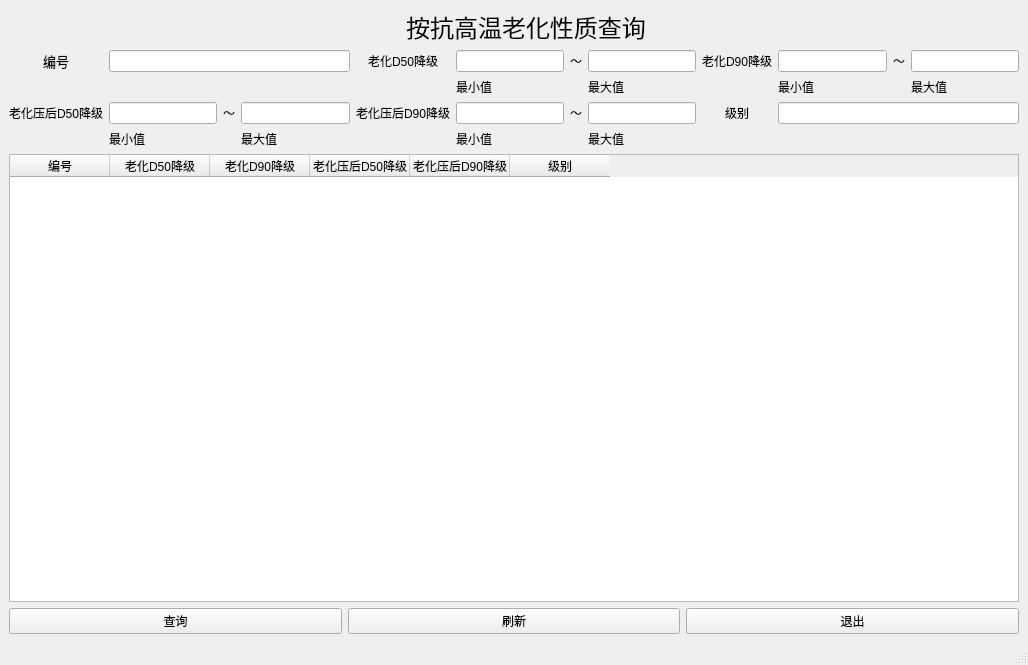
<?xml version="1.0" encoding="UTF-8"?>
<ui version="4.0">
 <class>MainWindow</class>
 <widget class="QMainWindow" name="MainWindow">
  <property name="geometry">
   <rect>
    <x>0</x>
    <y>0</y>
    <width>1028</width>
    <height>665</height>
   </rect>
  </property>
  <property name="windowTitle">
   <string>MainWindow</string>
  </property>
  <widget class="QWidget" name="centralwidget">
   <layout class="QGridLayout" name="gridLayout_2">
    <item row="0" column="0">
     <layout class="QGridLayout" name="gridLayout">
      <item row="0" column="4" colspan="4">
       <widget class="QLabel" name="label">
        <property name="text">
         <string>&lt;html&gt;&lt;head/&gt;&lt;body&gt;&lt;p align=&quot;center&quot;&gt;&lt;span style=&quot; font-size:18pt;&quot;&gt;按抗高温老化性质查询&lt;/span&gt;&lt;/p&gt;&lt;/body&gt;&lt;/html&gt;</string>
        </property>
       </widget>
      </item>
      <item row="1" column="0">
       <widget class="QLabel" name="label_2">
        <property name="text">
         <string>&lt;html&gt;&lt;head/&gt;&lt;body&gt;&lt;p align=&quot;center&quot;&gt;&lt;span style=&quot; font-size:10pt;&quot;&gt;编号&lt;/span&gt;&lt;/p&gt;&lt;/body&gt;&lt;/html&gt;</string>
        </property>
       </widget>
      </item>
      <item row="1" column="1" colspan="3">
       <widget class="QLineEdit" name="inbh"/>
      </item>
      <item row="1" column="4">
       <widget class="QLabel" name="label_7">
        <property name="text">
         <string>&lt;html&gt;&lt;head/&gt;&lt;body&gt;&lt;p align=&quot;center&quot;&gt;老化D50降级&lt;/p&gt;&lt;/body&gt;&lt;/html&gt;</string>
        </property>
       </widget>
      </item>
      <item row="1" column="5">
       <widget class="QLineEdit" name="ingzavg_min"/>
      </item>
      <item row="1" column="6">
       <widget class="QLabel" name="label_19">
        <property name="text">
         <string>～</string>
        </property>
       </widget>
      </item>
      <item row="1" column="7">
       <widget class="QLineEdit" name="ingzavg_max"/>
      </item>
      <item row="1" column="8">
       <widget class="QLabel" name="label_4">
        <property name="text">
         <string>&lt;html&gt;&lt;head/&gt;&lt;body&gt;&lt;p align=&quot;center&quot;&gt;老化D90降级&lt;/p&gt;&lt;/body&gt;&lt;/html&gt;</string>
        </property>
       </widget>
      </item>
      <item row="1" column="9">
       <widget class="QLineEdit" name="inyjavg_min"/>
      </item>
      <item row="1" column="10">
       <widget class="QLabel" name="label_8">
        <property name="text">
         <string>～</string>
        </property>
       </widget>
      </item>
      <item row="1" column="11">
       <widget class="QLineEdit" name="inyjavg_max"/>
      </item>
      <item row="2" column="5">
       <widget class="QLabel" name="label_17">
        <property name="text">
         <string>最小值</string>
        </property>
       </widget>
      </item>
      <item row="2" column="7">
       <widget class="QLabel" name="label_18">
        <property name="text">
         <string>最大值</string>
        </property>
       </widget>
      </item>
      <item row="2" column="9">
       <widget class="QLabel" name="label_9">
        <property name="text">
         <string>最小值</string>
        </property>
       </widget>
      </item>
      <item row="2" column="11">
       <widget class="QLabel" name="label_10">
        <property name="text">
         <string>最大值</string>
        </property>
       </widget>
      </item>
      <item row="3" column="0">
       <widget class="QLabel" name="label_5">
        <property name="text">
         <string>&lt;html&gt;&lt;head/&gt;&lt;body&gt;&lt;p align=&quot;center&quot;&gt;老化压后D50降级&lt;/p&gt;&lt;/body&gt;&lt;/html&gt;</string>
        </property>
       </widget>
      </item>
      <item row="3" column="1">
       <widget class="QLineEdit" name="ingzmax_min"/>
      </item>
      <item row="3" column="2">
       <widget class="QLabel" name="label_13">
        <property name="text">
         <string>～</string>
        </property>
       </widget>
      </item>
      <item row="3" column="3">
       <widget class="QLineEdit" name="ingzmax_max"/>
      </item>
      <item row="3" column="4">
       <widget class="QLabel" name="label_6">
        <property name="text">
         <string>&lt;html&gt;&lt;head/&gt;&lt;body&gt;&lt;p align=&quot;center&quot;&gt;老化压后D90降级&lt;/p&gt;&lt;/body&gt;&lt;/html&gt;</string>
        </property>
       </widget>
      </item>
      <item row="3" column="5">
       <widget class="QLineEdit" name="injymax_min"/>
      </item>
      <item row="3" column="6">
       <widget class="QLabel" name="label_16">
        <property name="text">
         <string>～</string>
        </property>
       </widget>
      </item>
      <item row="3" column="7">
       <widget class="QLineEdit" name="inyjmax_max"/>
      </item>
      <item row="3" column="8">
       <widget class="QLabel" name="label_3">
        <property name="text">
         <string>&lt;html&gt;&lt;head/&gt;&lt;body&gt;&lt;p align=&quot;center&quot;&gt;级别&lt;/p&gt;&lt;/body&gt;&lt;/html&gt;</string>
        </property>
       </widget>
      </item>
      <item row="3" column="9" colspan="3">
       <widget class="QLineEdit" name="injb"/>
      </item>
      <item row="4" column="1">
       <widget class="QLabel" name="label_11">
        <property name="text">
         <string>最小值</string>
        </property>
       </widget>
      </item>
      <item row="4" column="3">
       <widget class="QLabel" name="label_12">
        <property name="text">
         <string>最大值</string>
        </property>
       </widget>
      </item>
      <item row="4" column="5">
       <widget class="QLabel" name="label_14">
        <property name="text">
         <string>最小值</string>
        </property>
       </widget>
      </item>
      <item row="4" column="7">
       <widget class="QLabel" name="label_15">
        <property name="text">
         <string>最大值</string>
        </property>
       </widget>
      </item>
      <item row="5" column="0" colspan="12">
       <widget class="QTableWidget" name="tableWidget">
        <column>
         <property name="text">
          <string>编号</string>
         </property>
        </column>
        <column>
         <property name="text">
          <string>老化D50降级</string>
         </property>
        </column>
        <column>
         <property name="text">
          <string>老化D90降级</string>
         </property>
        </column>
        <column>
         <property name="text">
          <string>老化压后D50降级</string>
         </property>
        </column>
        <column>
         <property name="text">
          <string>老化压后D90降级</string>
         </property>
        </column>
        <column>
         <property name="text">
          <string>级别</string>
         </property>
        </column>
       </widget>
      </item>
     </layout>
    </item>
    <item row="1" column="0">
     <layout class="QHBoxLayout" name="horizontalLayout">
      <item>
       <widget class="QPushButton" name="pushButton_go">
        <property name="maximumSize">
         <size>
          <width>645</width>
          <height>16777215</height>
         </size>
        </property>
        <property name="text">
         <string>查询</string>
        </property>
       </widget>
      </item>
      <item>
       <widget class="QPushButton" name="pushButton_new">
        <property name="text">
         <string>刷新</string>
        </property>
       </widget>
      </item>
      <item>
       <widget class="QPushButton" name="pushButton_exit">
        <property name="maximumSize">
         <size>
          <width>645</width>
          <height>16777215</height>
         </size>
        </property>
        <property name="text">
         <string>退出</string>
        </property>
       </widget>
      </item>
     </layout>
    </item>
   </layout>
  </widget>
  <widget class="QMenuBar" name="menubar">
   <property name="geometry">
    <rect>
     <x>0</x>
     <y>0</y>
     <width>1028</width>
     <height>34</height>
    </rect>
   </property>
  </widget>
  <widget class="QStatusBar" name="statusbar"/>
 </widget>
 <resources/>
 <connections/>
</ui>
